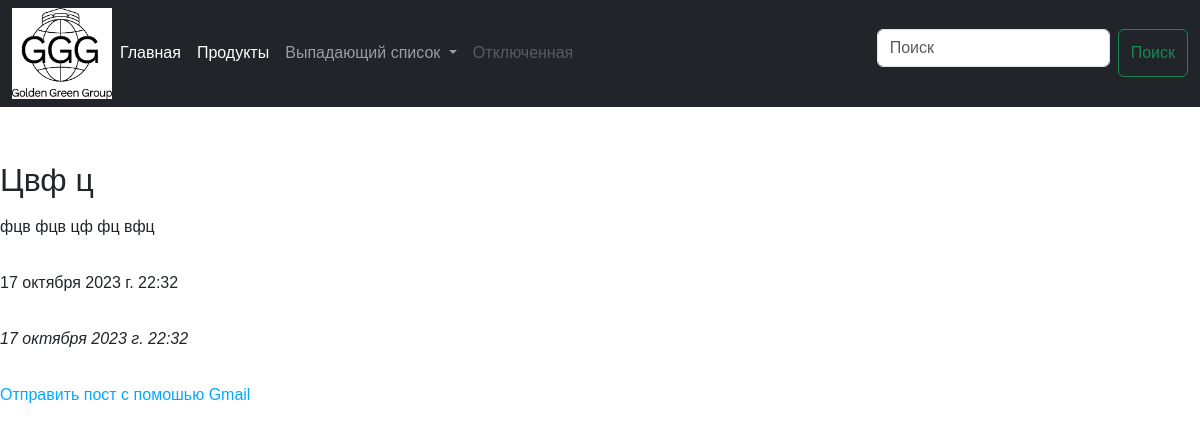
The page /2023/10/17/cvf-c on the database its author committed.
### gimalian/models.py (models this page shows, shortened)
class Post(models.Model):
    class Status(models.TextChoices):
        DRAFT = 'DF', 'Draft'
        PUBLISHED = 'PB', 'Published'
    title = models.CharField(max_length=155)
    category = models.ForeignKey(Category, on_delete=models.CASCADE, related_name='posts')
    tags = TaggableManager()
    slug = models.SlugField(max_length=250, unique_for_date='publish')
    body = models.TextField()
    created = models.DateTimeField(auto_now_add=True)
    updated = models.DateTimeField(auto_now=True)
    publish = models.DateTimeField(default=timezone.now)
    status = models.CharField(max_length=2, choices=Status.choices, default=Status.PUBLISHED)
    objects = models.Manager()
    published = PublishedManager()
    class Meta:
        ordering = ['-publish']

### gimalian/views.py (the view)
# urls.py: path('<int:year>/<int:month>/<int:day>/<slug:post>', post_detail, name='post_detail'),
def post_detail(request, year, month, day, post):
    post = get_object_or_404(Post, status=Post.Status.PUBLISHED,
                             slug=post,
                             publish__year=year,
                             publish__month=month,
                             publish__day=day)
    return render(request, 'gimalian/detail.html', {'post': post})

### templates/gimalian/detail.html (shortened to what this page needs)
{% extends 'base.html' %}
{% block content %}
<h2>{{ post.title }}</h2>
<p>{{ post.body }}</p>
<p>{{ post.created }}</p>
<p><i>{{ post.updated }}</i></p>
<p><a href="{% url 'gimalian:email_share' post.id %}">Отправить пост с помошью Gmail</a></p>
{% endblock content  %}

### static/css/blog.css (style rules this page uses)
body { margin:0; padding:0; font-family:helvetica, sans-serif; }
a { color:#00abff; text-decoration:none; }
h2 { font-weight:normal; margin:30px 0 0; }

### rows shown on the page
Post: title "Цвф ц", body "фцв фцв цф фц вфц", created "17 октября 2023 г. 22:32", updated "17 октября 2023 г. 22:32"
